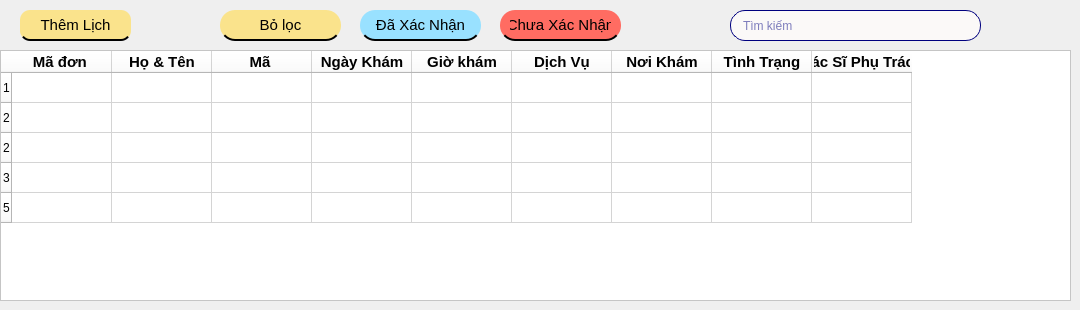
      <widget class="QWidget" name="tabLichHen">
       <attribute name="icon">
        <iconset>
         <normaloff>../../../../../ADMIN/Images/Images_QLLH/hen.ico</normaloff>../../../../../ADMIN/Images/Images_QLLH/hen.ico</iconset>
       </attribute>
       <attribute name="title">
        <string>Lịch Hẹn</string>
       </attribute>
       <widget class="QTableWidget" name="tableWidgetThongTinLH">
        <property name="geometry">
         <rect>
          <x>0</x>
          <y>50</y>
          <width>1071</width>
          <height>251</height>
         </rect>
        </property>
        <property name="styleSheet">
         <string notr="true">font: 9pt &quot;MS Shell Dlg 2&quot;;
background-color: rgb(255, 255, 255);
color: rgb(0, 0, 0);</string>
        </property>
        <row>
         <property name="text">
          <string>1</string>
         </property>
        </row>
        <row>
         <property name="text">
          <string>2</string>
         </property>
        </row>
        <row>
         <property name="text">
          <string>2</string>
         </property>
        </row>
        <row>
         <property name="text">
          <string>3</string>
         </property>
        </row>
        <row>
         <property name="text">
          <string>5</string>
         </property>
        </row>
        <column>
         <property name="text">
          <string>Mã đơn </string>
         </property>
         <property name="font">
          <font>
           <pointsize>11</pointsize>
           <weight>75</weight>
           <bold>true</bold>
          </font>
         </property>
        </column>
        <column>
         <property name="text">
          <string>Họ &amp; Tên</string>
         </property>
         <property name="font">
          <font>
           <pointsize>11</pointsize>
           <weight>75</weight>
           <bold>true</bold>
          </font>
         </property>
        </column>
        <column>
         <property name="text">
          <string>Mã </string>
         </property>
         <property name="font">
          <font>
           <pointsize>11</pointsize>
           <weight>75</weight>
           <bold>true</bold>
          </font>
         </property>
        </column>
        <column>
         <property name="text">
          <string>Ngày Khám</string>
         </property>
         <property name="font">
          <font>
           <pointsize>11</pointsize>
           <weight>75</weight>
           <bold>true</bold>
          </font>
         </property>
        </column>
        <column>
         <property name="text">
          <string>Giờ khám</string>
         </property>
         <property name="font">
          <font>
           <pointsize>11</pointsize>
           <weight>75</weight>
           <bold>true</bold>
          </font>
         </property>
        </column>
        <column>
         <property name="text">
          <string>Dịch Vụ</string>
         </property>
         <property name="font">
          <font>
           <pointsize>11</pointsize>
           <weight>75</weight>
           <bold>true</bold>
          </font>
         </property>
        </column>
        <column>
         <property name="text">
          <string>Nơi Khám</string>
         </property>
         <property name="font">
          <font>
           <pointsize>11</pointsize>
           <weight>75</weight>
           <bold>true</bold>
          </font>
         </property>
        </column>
        <column>
         <property name="text">
          <string>Tình Trạng</string>
         </property>
         <property name="font">
          <font>
           <pointsize>11</pointsize>
           <weight>75</weight>
           <bold>true</bold>
          </font>
         </property>
        </column>
        <column>
         <property name="text">
          <string>Bác Sĩ Phụ Trách</string>
         </property>
         <property name="font">
          <font>
           <pointsize>11</pointsize>
           <weight>75</weight>
           <bold>true</bold>
          </font>
         </property>
        </column>
       </widget>
       <widget class="QPushButton" name="pushButtonDaXacNhan">
        <property name="geometry">
         <rect>
          <x>360</x>
          <y>10</y>
          <width>121</width>
          <height>31</height>
         </rect>
        </property>
        <property name="font">
         <font>
          <family>MS Shell Dlg 2</family>
          <pointsize>11</pointsize>
          <weight>50</weight>
          <italic>false</italic>
          <bold>false</bold>
         </font>
        </property>
        <property name="styleSheet">
         <string notr="true">QPushButton {
    border-radius: 15px;
    color: black;
    padding: 5px 10px;
	font: 11pt &quot;MS Shell Dlg 2&quot;;
	border: none;
	border-bottom: 2px solid black; 
	
	background-color: rgb(153, 225, 255);
}

QPushButton:hover {
	background-color:rgb(39, 154, 255);
}

QPushButton:pressed {
	background-color:rgb(153, 225, 255);
}</string>
        </property>
        <property name="text">
         <string>Đã Xác Nhận</string>
        </property>
       </widget>
       <widget class="QPushButton" name="pushButtonHienThiTatCaLH">
        <property name="geometry">
         <rect>
          <x>220</x>
          <y>10</y>
          <width>121</width>
          <height>31</height>
         </rect>
        </property>
        <property name="font">
         <font>
          <family>MS Shell Dlg 2</family>
          <pointsize>11</pointsize>
          <weight>50</weight>
          <italic>false</italic>
          <bold>false</bold>
         </font>
        </property>
        <property name="styleSheet">
         <string notr="true">QPushButton {
    border-radius: 15px;
    color: black;
    padding: 5px 10px;
	font: 11pt &quot;MS Shell Dlg 2&quot;;
	background-color: #fae38c; 
	border: none; /* Xóa viền */
    border-bottom: 2px solid black; /* Gạch dưới */
}

QPushButton:hover {
	background-color: #eeba4a;
}

QPushButton:pressed {
	background-color: #fae38c;
}

</string>
        </property>
        <property name="text">
         <string>Bỏ lọc</string>
        </property>
       </widget>
       <widget class="QPushButton" name="pushButtonChuaXacNhan">
        <property name="geometry">
         <rect>
          <x>500</x>
          <y>10</y>
          <width>121</width>
          <height>31</height>
         </rect>
        </property>
        <property name="font">
         <font>
          <family>MS Shell Dlg 2</family>
          <pointsize>11</pointsize>
          <weight>50</weight>
          <italic>false</italic>
          <bold>false</bold>
         </font>
        </property>
        <property name="styleSheet">
         <string notr="true">QPushButton {
    border-radius: 15px;
    color: black;
    padding: 5px 10px;
	font: 11pt &quot;MS Shell Dlg 2&quot;;
	border: none;
	border-bottom: 1.5px solid black; 
	background-color: rgb(255, 108, 98);
}

QPushButton:hover {
	
	background-color: rgb(255, 25, 48);
}

QPushButton:pressed {
	background-color: rgb(255, 108, 98);
}</string>
        </property>
        <property name="text">
         <string>Chưa Xác Nhận</string>
        </property>
       </widget>
       <widget class="QPushButton" name="pushButtonThemLH">
        <property name="geometry">
         <rect>
          <x>20</x>
          <y>10</y>
          <width>111</width>
          <height>31</height>
         </rect>
        </property>
        <property name="font">
         <font>
          <family>MS Shell Dlg 2</family>
          <pointsize>11</pointsize>
          <weight>50</weight>
          <italic>false</italic>
          <bold>false</bold>
         </font>
        </property>
        <property name="styleSheet">
         <string notr="true">QPushButton {
    border-radius: 10px;
    color: black;
    padding: 5px 10px;
	font: 11pt &quot;MS Shell Dlg 2&quot;;
	background-color: #fae38c; 
	border: none; /* Xóa viền */
    border-bottom: 2px solid black; /* Gạch dưới */
}

QPushButton:hover {
	background-color: #eeba4a;
}

QPushButton:pressed {
	background-color: #fae38c;
}

</string>
        </property>
        <property name="text">
         <string>Thêm Lịch</string>
        </property>
        <property name="iconSize">
         <size>
          <width>30</width>
          <height>20</height>
         </size>
        </property>
       </widget>
       <widget class="QLineEdit" name="lineEditTimKiem">
        <property name="geometry">
         <rect>
          <x>730</x>
          <y>10</y>
          <width>251</width>
          <height>31</height>
         </rect>
        </property>
        <property name="styleSheet">
         <string notr="true">QLineEdit {
    border:1px solid#00007f ;
	color: rgb(0, 0, 127);
    border-radius: 15px;        
	font: 13pt &quot;MS Shell Dlg 2&quot;;
	background-color: #fbf9f8; 	
	padding-left: 10px; 
    padding-right: 20px;        
}</string>
        </property>
        <property name="placeholderText">
         <string>Tìm kiếm</string>
        </property>
       </widget>
       <widget class="QPushButton" name="pushButtonTimKiem">
        <property name="geometry">
         <rect>
          <x>950</x>
          <y>10</y>
          <width>31</width>
          <height>31</height>
         </rect>
        </property>
        <property name="styleSheet">
         <string notr="true">QPushButton {
    border-radius: 15px;                     
    padding: 5px 10px;        
	text-decoration: underline;
	background-color:None;
}
QPushButton:hover {
    background-color:rgb(208, 209, 208);
}
</string>
        </property>
        <property name="text">
         <string/>
        </property>
        <property name="icon">
         <iconset>
          <normaloff>../../Images/Images_QLLH/search.ico</normaloff>../../Images/Images_QLLH/search.ico</iconset>
        </property>
        <property name="iconSize">
         <size>
          <width>20</width>
          <height>20</height>
         </size>
        </property>
       </widget>
      </widget>
